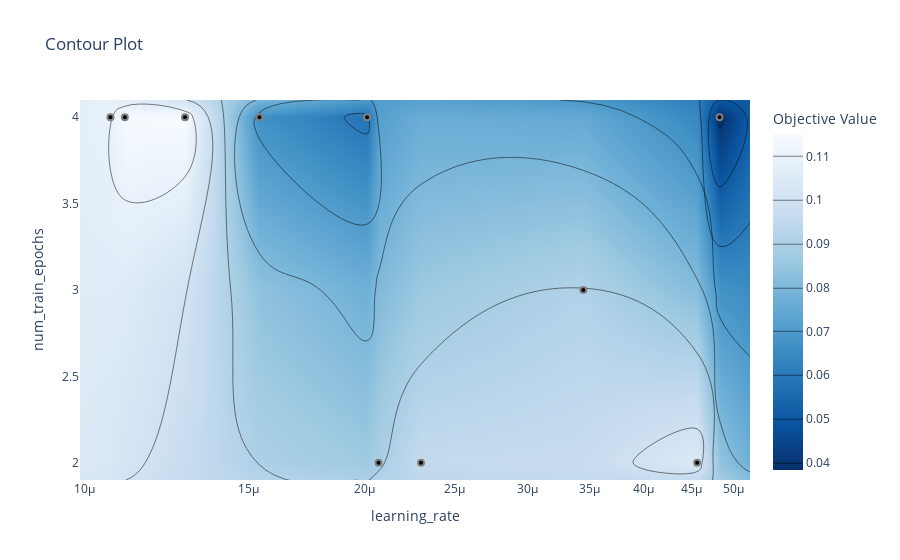

Write notebook code for a chart like this one.
### Code cell
optuna.visualization.plot_contour(study, params=['learning_rate', 'num_train_epochs']).show()

### Figure 1 — Plotly figure (JSON) as saved in the notebook; plotly's stock layout.template omitted (floating-point values rounded to 4 significant figures)
{"data": [{"colorbar": {"title": {"text": "Objective Value"}}, "colorscale": [[0, "rgb(247,251,255)"], [0.125, "rgb(222,235,247)"], [0.25, "rgb(198,219,239)"], [0.375, "rgb(158,202,225)"], [0.5, "rgb(107,174,214)"], [0.625, "rgb(66,146,198)"], [0.75, "rgb(33,113,181)"], [0.875, "rgb(8,81,156)"], [1, "rgb(8,48,107)"]], "connectgaps": true, "contours": {"coloring": "heatmap"}, "hoverinfo": "none", "line": {"smoothing": 1.3}, "reversescale": true, "type": "contour", "x": [9.882e-06, 1.066e-05, 1.104e-05, 1.282e-05, 1.542e-05, 2.014e-05, 2.072e-05, 2.302e-05, 3.444e-05, 4.567e-05, 4.828e-05, 5.207e-05], "y": [1.9, 2, 3, 4, 4.1], "z": [[null, null, null, null, null, null, null, null, null, null, null, null], [null, null, null, null, null, null, 0.08911, 0.09548, null, 0.1045, null, null], [null, null, null, null, null, null, null, null, 0.09081, null, null, null], [null, 0.1093, 0.1141, 0.1151, 0.06679, 0.05818, null, null, null, null, 0.03831, null], [null, null, null, null, null, null, null, null, null, null, null, null]]}, {"marker": {"color": "black", "line": {"color": "Gray", "width": 2}}, "mode": "markers", "name": "Feasible Trial", "showlegend": false, "type": "scatter", "x": [1.282e-05, 4.567e-05, 4.828e-05, 2.072e-05, 1.542e-05, 1.066e-05, 2.302e-05, 1.104e-05, 3.444e-05, 2.014e-05], "y": [4, 2, 4, 2, 4, 4, 2, 4, 3, 4]}, {"marker": {"color": "#cccccc", "line": {"color": "Gray", "width": 2}}, "mode": "markers", "name": "Infeasible Trial", "showlegend": false, "type": "scatter", "x": [], "y": []}], "layout": {"title": {"text": "Contour Plot"}, "xaxis": {"range": [-5.005, -4.283], "title": {"text": "learning_rate"}, "type": "log"}, "yaxis": {"range": [1.9, 4.1], "title": {"text": "num_train_epochs"}}}}
